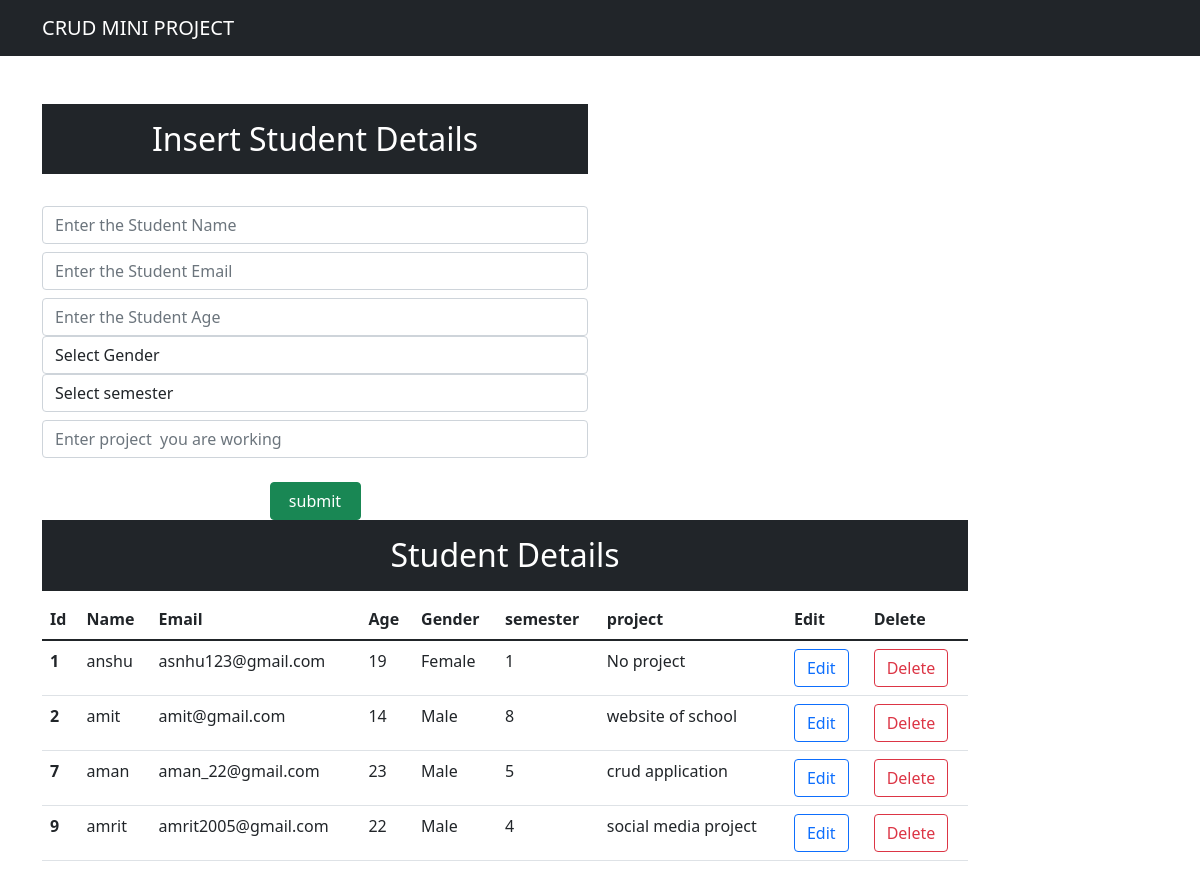
The page / on the database its author committed.
### app/models.py (models this page shows)
class student(models.Model):
    name = models.CharField(max_length=150,blank=False , null=False)
    email = models.EmailField()
    age= models.IntegerField()
    gender= models.CharField(max_length=20 ,blank=False , null=False)
    semester= models.IntegerField(max_length=2 , default=0)
    project = models.CharField(max_length=500 , default=0)
    def __str__(self):
        return self.name

### app/views.py (the view)
# urls.py: path('',views.index ),
def index(request):
    data=student.objects.all()
    print(data)
    context={"data":data}
    return render(request,"index.html",context)

### templates/index.html (shortened to what this page needs)
<!DOCTYPE html>
<html lang="en">
  <head>
    <link
      href="https://cdn.jsdelivr.net/npm/bootstrap@5.1.3/dist/css/bootstrap.min.css"
      rel="stylesheet"
    />
  </head>
  <body>
    <nav class="navbar navbar-expand-lg navbar-dark bg-dark">
      <div class="container-md text-center">
        <a class="navbar-brand" href="/">CRUD MINI PROJECT</a>
      </div>
    </nav>
    <div class="container mt-5">
      <div class="row">
        <div class="col-md-6">
          <h2 class="text-white bg-dark text-center p-3">
            Insert Student Details
          </h2>
          <br />
          <form action="/insert" method="post">
            <div class="form-group">
              <input
                type="text"
                class="form-control"
                placeholder="Enter the Student Name"
                name="name"
                required
              >
            </div>
            <div class="form-group">
              <input
                type="email"
                class="form-control mt-2"
                placeholder="Enter the Student Email"
                name="email"
                required
              >
            </div>
            <div class="form-group">
              <input
                type="number"
                class="form-control mt-2"
                placeholder="Enter the Student Age"
                name="age"
                required
              >
              <div class="form-group">
                <select id="gender" class="form-control" name="gender" required>
                  <option selected>Select Gender</option>
                </select>
              </div>
            <div class="form-group">
                <select id="semester" class="form-control" name="semester" required>
                  <option selected>Select semester</option>
                </select>
              </div>
           <div class="form-group">
              <input
                type="text"
                class="form-control mt-2"
                placeholder="Enter project  you are working "
                name="project"
                required
              >
            </div>
          </div>
            <br>
          <div class="d-grid gap-5 col-2 mx-auto">
            <button class="btn btn-success" type="submit">submit</button>
          </div>
          </form>
        </div>
        <br/>
        <div class="col-md-10">
        <h2 class="text-center text-white bg-dark p-3">Student Details</h2>
        <table class="table">
  <thead>
    <tr>
      <th scope="col">Id</th>
      <th scope="col">Name</th>
      <th scope="col">Email</th>
      <th scope="col">Age</th>
      <th scope="col">Gender</th>
      <th scope="col">semester</th>
      <th scope="col">project</th>
      <th scope="col">Edit</th>
      <th scope="col">Delete</th>
    </tr>
  </thead>
  <tbody>
  {% for d in data %}
    <tr>
      <th scope="row">{{d.id}}</th>
      <td>{{d.name}}</td>
      <td>{{d.email}}</td>
      <td>{{d.age}}</td>
      <td>{{d.gender}}</td>
      <td>{{d.semester}}</td>
      <td>{{d.project}}</td>
      <td><a type="button" href="/update/{{d.id}}" class="btn btn-outline-primary">Edit</a></td>
      <td><a type="button" href="/delete/{{d.id}}" class="btn btn-outline-danger">Delete</a></td>
    </tr>
  {% endfor %}
  </tbody>
</table>
        </div>
      </div>
    </div>
  </body>
</html>

### rows shown on the page
student: id "1", name "anshu", email "asnhu123@gmail.com", age "19", gender "Female", semester "1", project "No project"
student: id "2", name "amit", email "amit@gmail.com", age "14", gender "Male", semester "8", project "website of school"
student: id "7", name "aman", email "aman_22@gmail.com", age "23", gender "Male", semester "5", project "crud application"
student: id "9", name "amrit", email "amrit2005@gmail.com", age "22", gender "Male", semester "4", project "social media project"
